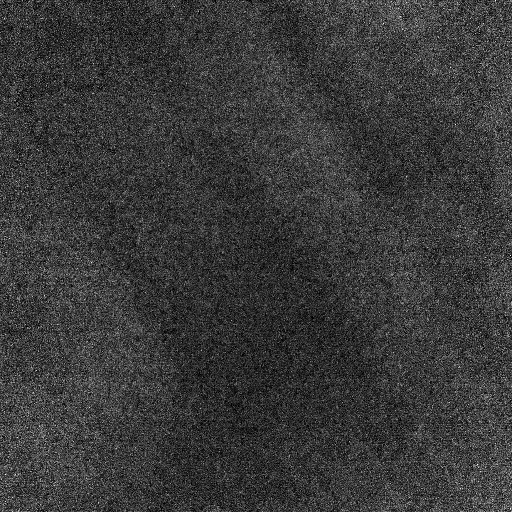
#> input picture misc/question_1.png, 512 x 512 px
$ python -i create_ori_overlays.py   (imports and definitions only)   (older library calls are emulated)
#> lines starting #> are read from the running program, lines starting #| are printed output that depends on the picture
import json
import numpy as np

import cv2
import matplotlib.pyplot as plt
import os

import math

f = lambda x,y: 2*x*y
g = lambda x,y: x**2 - y**2

def get_line_ends(x, y, tang, block_size, offset=0):
	x, y = x*block_size, y*block_size
	half_block = (block_size/float(2))

	if offset < 0:
		offset = 0
	elif offset > block_size/2:
		offset = block_size/2

	if -1 <= tang <= 1:
		x1 = x + offset
		y1 = y + half_block - (tang * half_block)
		x2 = x + block_size - offset
		y2 = y + half_block + (tang * half_block)
	else:
		x1 = x + half_block + (half_block/(2*tang))
		y1 = y + block_size - offset
		x2 = x + half_block - (half_block/(2*tang))
		y2 = y + offset

	return (int(round(x1)), int(round(y1))), (int(round(x2)), int(round(y2)))

def draw_lines(im, h, w, c, angles, block_size):

    for i in range(w//block_size):
        for j in range(h//block_size):
            angle = angles.item(j, i)

            if angle != 0:
                angle = -1/math.tan(math.radians(angle))
                p1, p2 = get_line_ends(i, j, angle, block_size, 2)
                cv2.line(im, p1, p2, (0,0,255), 1)
    return im

def orientation(img):
#> called with img = 'question_1.png'
    smooth = False

    block_size = 11

    color_img = cv2.imread(img)
#> color_img is the input picture: shape (512, 512, 3); min 0, max 16, mean 3.66
    img = cv2.cvtColor(color_img, cv2.COLOR_BGR2GRAY)

    h, w = img.shape
#> h = 512; w = 512

    # make a reflect border frame to simplify kernel operation on borders
    borderedImg = cv2.copyMakeBorder(img, block_size,block_size,block_size,block_size, cv2.BORDER_DEFAULT)
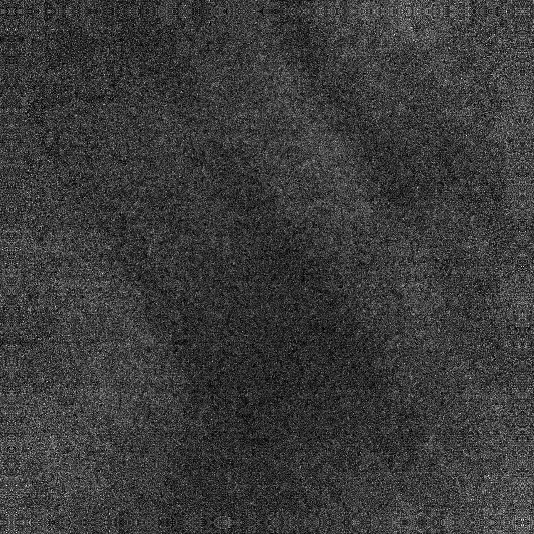
#> borderedImg: shape (534, 534); min 0, max 16, mean 3.69; drawn with min black and max white

    # apply a gradient in both axis
    sobelx = cv2.Sobel(borderedImg, cv2.CV_64F, 1, 0, ksize=3)
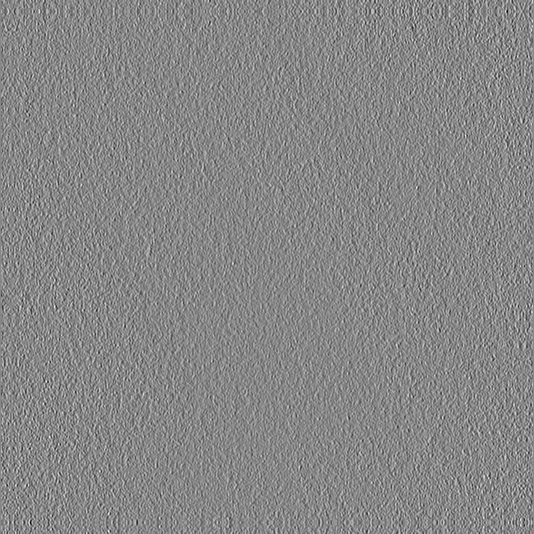
#> sobelx: shape (534, 534) float64; min -36, max 32, mean 0; drawn with min black and max white
    sobely = cv2.Sobel(borderedImg, cv2.CV_64F, 0, 1, ksize=3)
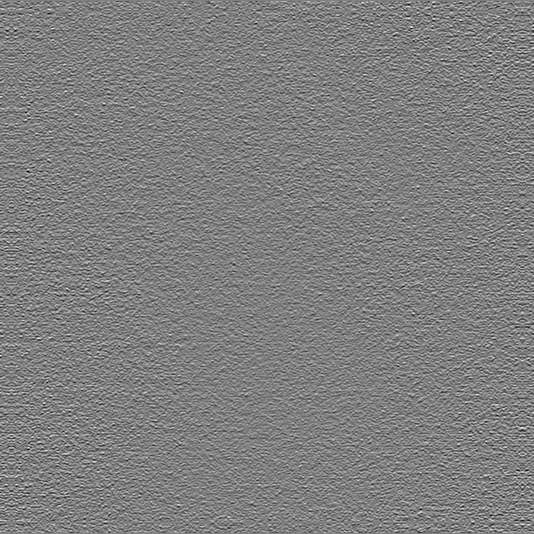
#> sobely: shape (534, 534) float64; min -31, max 31, mean 0; drawn with min black and max white

    angles = np.zeros((h//block_size, w//block_size), np.float32)

    for i in range(w//block_size):
        for j in range(h//block_size):
            nominator = 0.
            denominator = 0.

            # calculate the summation of nominator (2*Gx*Gy)
            # and denominator (Gx^2 - Gy^2), where Gx and Gy
            # are the gradient values in the position (j, i)
            for k in range(block_size):
                for l in range(block_size):
                    posX = block_size-1 + (i*block_size) + k
                    posY = block_size-1 + (j*block_size) + l
                    valX = sobelx.item(posY, posX)
                    valY = sobely.item(posY, posX)

                    nominator += f(valX, valY)
                    denominator += g(valX, valY)

            # if the strength (norm) of the vector
            # is not greater than a threshold
            if math.sqrt(nominator**2 + denominator**2) < 1000000:
                angle = 0.
            else:
                if denominator >= 0:
                    angle = cv2.fastAtan2(nominator, denominator)
                elif denominator < 0 and nominator >= 0:
                    angle = cv2.fastAtan2(nominator, denominator) + math.pi
                else:
                    angle = cv2.fastAtan2(nominator, denominator) - math.pi
                angle /= float(2)

            angles[j][i] = angle
#> angles: shape (46, 46) float32; every value is 0

    if smooth:
        angles = cv2.GaussianBlur(angles, (3,3), 0, 0)


    orientationImg = draw_lines(color_img, h, w, 3, angles, block_size)

    return orientationImg

def draw_orientation(h, w, angles, block_size):
	im = np.zeros((h, w), np.uint8)

	for i in range(w//block_size):
		for j in range(h//block_size):
			dangle = 2*angles.item(j, i)
			v = int(round(dangle * (255/float(360))))
			for k in range(block_size):
				for l in range(block_size):
					im.itemset((j*block_size+l,i*block_size+k), v)
	return im


# [3 lines not run here, left out]

root = './FPBench/orientation_op'

flag = False
# [17 lines not run here, left out]


output_json = './FPBench/benchmark/orientation_single_or_all_data.json'
# [3 lines not run here, left out]

>>> result = orientation('question_1.png')
